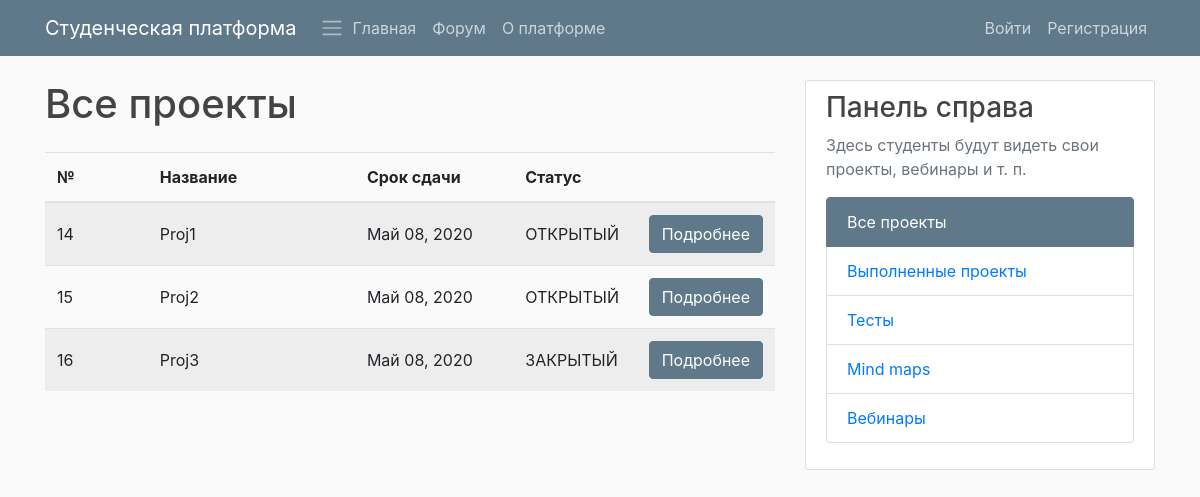
The app's page /platform/projects/all/, older data.
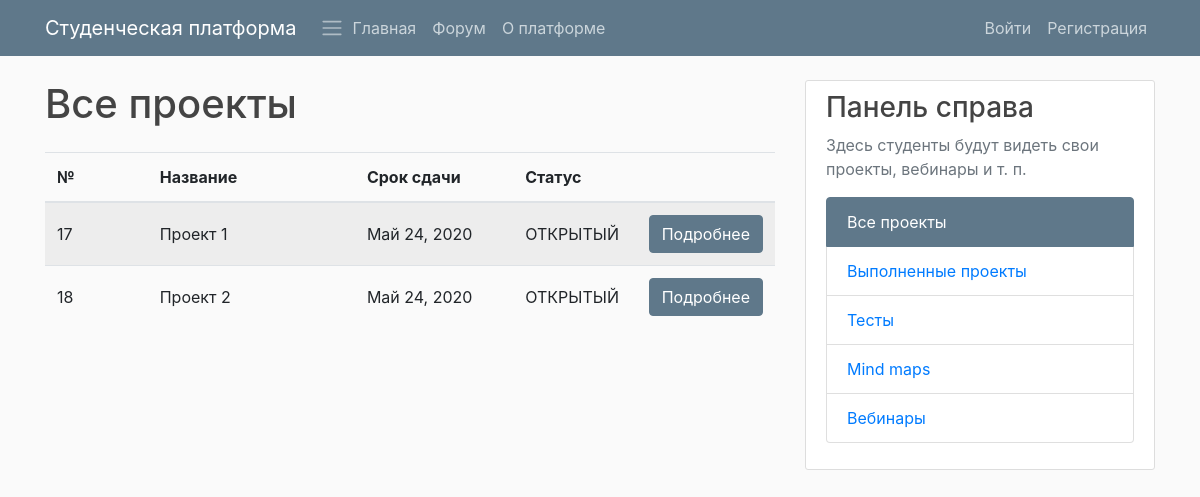
The same page, newer data.
### PlatformApp/models.py (models this page shows, shortened)
class StudyProject(models.Model):
    STATUS_READY = 'ЗАКРЫТЫЙ'
    STATUS_NOT_READY = 'ОТКРЫТЫЙ'
    STATUS_CHOISES = (
        (STATUS_READY, 'Закрытый'),
        (STATUS_NOT_READY, 'Открытый'),
    )
    title = models.CharField(max_length=100)
    description = models.TextField()
    customer = models.CharField(max_length=100, default="empty")
    executor = models.CharField(max_length=100, default="empty")
    date_created = models.DateTimeField(default=timezone.now, verbose_name="Created on")
    date_deadline = models.DateTimeField(default=timezone.now, verbose_name="Deadline on")
    author = models.ForeignKey(User, on_delete=models.DO_NOTHING)
    status = models.CharField(max_length=100, choices=STATUS_CHOISES, default=STATUS_NOT_READY)

### PlatformApp/views.py (the view)
# urls.py: path("projects/all/", platfrom_views.StudyProjectListView.as_view(),
class StudyProjectListView(ListView):
    model = StudyProject
    def get_context_data(self, **kwargs):
        context = super().get_context_data(**kwargs)
        return context

### PlatformApp/templates/PlatformApp/studyproject_list.html
{% extends "PlatformApp/base.html" %}
{% block content %}
<h1>Все проекты</h1>
<div class="table-responsive pt-3">
    <table class="table table-hover table-striped">
        <colgroup>
            <col span="1" style="width: 15%;">
            <col span="1" style="width: 30%;">
            <col span="1" style="width: 23%;">
            <col span="1" style="width: 17%;">
            <col span="1" style="width: 15%;">
        </colgroup>
        <thead class="">
            <tr>
                <th scope="col" class="align-middle">№</th>
                <th scope="col" class="align-middle">Название</th>
                <th scope="col" class="align-middle">Срок сдачи</th>
                <th scope="col" class="align-middle">Статус</th>
                <th scope="col" class="align-middle"></th>
            </tr>
        </thead>
        <tbody class="">
            {% for object in object_list %}
            <tr>
                <td scope="row" class="align-middle">{{ object.id }}</td>
                <td class="align-middle">{{ object.title }}</td>
                <td class="align-middle">{{ object.date_deadline|date:"F d, Y" }}</td>
                <td class="align-middle">{{ object.status }}</td>
                <td class="align-middle">
                    <a class="btn btn-info" href="{% url 'project-detail' pk=object.pk %}">Подробнее</a>
                </td>
            </tr>
            {% endfor %}
        </tbody>
    </table>
</div>
{% endblock content %}
{% block right_panel %}
<div class="list-group">
    <a class="list-group-item active" href="{% url 'project-all' %}">
        Все проекты
    </a>
    <a class="list-group-item" href="{% url 'project-done' %}">
        Выполненные проекты
    </a>
    <a class="list-group-item" href="{% url 'quiz_index' %}">
        Тесты
    </a>
    <a class="list-group-item" href="#">
        Mind maps
    </a>
    <a class="list-group-item" href="#">
        Вебинары
    </a>
</div>
{% endblock right_panel %}

### PlatformApp/templates/PlatformApp/base.html (shortened to what this page needs)
{% load static %}
<!doctype html>
<html lang="en">
    <head>
        <link
            rel="stylesheet"
            href="https://stackpath.bootstrapcdn.com/bootstrap/4.4.1/css/bootstrap.min.css"
        >
        <link rel="stylesheet" type="text/css" href="{% static 'PlatformApp/main.css' %}">
    </head>
    <body>
        <header class="site-header">
            <nav class="navbar navbar-expand-md navbar-dark bg-steel fixed-top">
                <div class="container">
                    <a class="navbar-brand mr-4" href="{% url 'platform-home' %}">Студенческая платформа</a>
                    <span class="navbar-toggler-icon"></span>
                    <div class="collapse navbar-collapse" id="navbarToggle">
                        <div class="navbar-nav mr-auto">
                            <a class="nav-item nav-link" href="{% url 'platform-home' %}">Главная</a>
                            <a class="nav-item nav-link" href="/platform/forum/">Форум</a>
                            <a class="nav-item nav-link" href="{% url 'platform-about' %}">О платформе</a>
                        </div>
                        <div class="navbar-nav">
                            {% if user.is_authenticated %}
                            <a class="nav-item nav-link" href="{% url 'user-profile' %}">Мой профиль ({{ user.username }})</a>
                            <a class="nav-item nav-link" href="{% url 'user-logout' %}">Выйти</a>
                            {% else %}
                            <a class="nav-item nav-link" href="{% url 'user-login' %}">Войти</a>
                            <a class="nav-item nav-link" href="{% url 'user-registration' %}">Регистрация</a>
                            {% endif %}
                        </div>
                    </div>
                </div>
            </nav>
        </header>
        <main role="main" class="container">
            <div class="row">
                <div class="col-md-8">
                    {% block content %}{% endblock %}
                </div>
                <div class="col-md-4">
                    <div class="content-section">
                        <h3>Панель справа</h3>
                        <p class="text-muted">
                            Здесь студенты будут видеть свои проекты, вебинары и т. п.
                            {% block right_panel %}{% endblock %}
                        </p>
                    </div>
                </div>
            </div>
        </main>
    </body>
</html>

### PlatformApp/static/PlatformApp/main.css (style rules this page uses)
body { background: #fafafa; color: #333333; margin-top: 5rem; }
h1, h2, h3, h4, h5, h6 { color: #444444; }
.bg-steel { background-color: #5f788a; }
.btn-info { background-color: #5f788a; border-color: #5f788a; }
.list-group-item.active { background-color: #5f788a; border-color: #5f788a; }
.site-header .navbar-nav .nav-link { color: #cbd5db; }
.content-section { background: #ffffff; padding: 10px 20px; border: 1px solid #dddddd; border-radius: 3px; margin-bottom: 20px; }

Row changes from the older to the newer data that the page shows:
removed StudyProject: id "14", title "Proj1", date_deadline "Май 08, 2020", status "ОТКРЫТЫЙ"
removed StudyProject: id "15", title "Proj2", date_deadline "Май 08, 2020", status "ОТКРЫТЫЙ"
removed StudyProject: id "16", title "Proj3", date_deadline "Май 08, 2020", status "ЗАКРЫТЫЙ"
added StudyProject: id "17", title "Проект 1", date_deadline "Май 24, 2020", status "ОТКРЫТЫЙ"
added StudyProject: id "18", title "Проект 2", date_deadline "Май 24, 2020", status "ОТКРЫТЫЙ"
